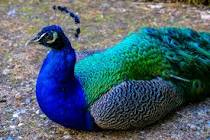
#> input picture im.png, 210 x 140 px
$ python threshold.py
#> lines starting #> are read from the running program, lines starting #| are printed output that depends on the picture; after the words box and inside, x2 and y2 are one past the last pixel; in counts of white or black regions, pixels touching at a corner belong together
import cv2

#reading the image
img = cv2.imread('im.png')
#> img is the input picture: shape (140, 210, 3); mean B, G, R 110.4, 97.5, 77.5

#resizing image
img = cv2.resize(img,(1000,1000))
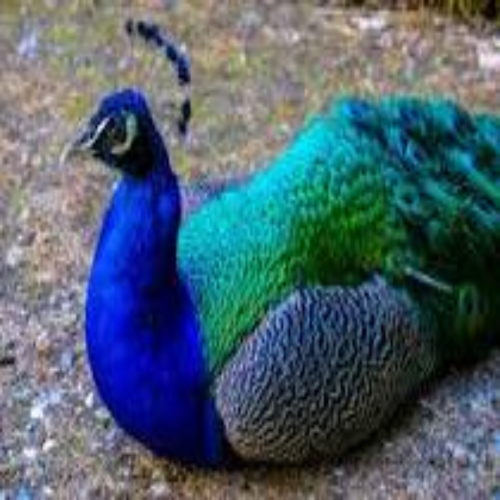
#> img: shape (1000, 1000, 3) (shown at 1/2 size); mean B, G, R 110.3, 97.4, 77.4

#grayscale
img = cv2.imread('im.png',0)
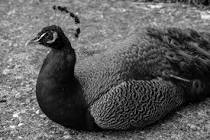
#> img: shape (140, 210); min 0, max 255, mean 92.8

#thresholding
var,t = cv2.threshold(img, 100, 100, cv2.THRESH_BINARY)
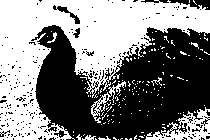
#> t: shape (140, 210); values 0 (black) and 100 (white), 50.4% white; 242 black regions (233 under 20 px), largest, box (x1, y1, x2, y2) and area: (31, 25, 210, 140) 13397, (169, 0, 210, 10) 214, (53, 5, 80, 24) 122

#displaying the image
cv2.imshow('normal',img)
cv2.imshow('threshold',t)
cv2.waitKey()
cv2.destroyAllWindows()

$ run again, with b.jpg saved as im.png
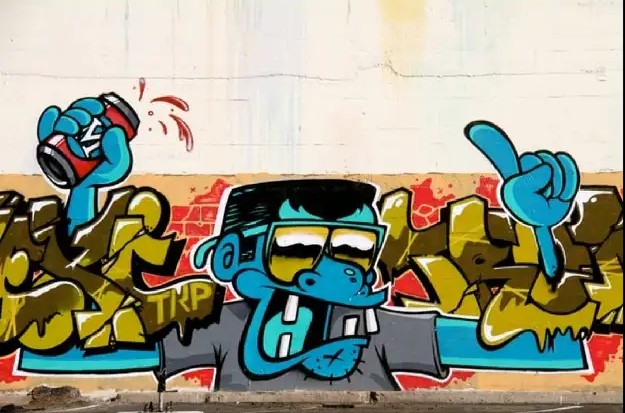
#> input picture b.jpg, 625 x 413 px
#> img is the input picture: shape (413, 625, 3); mean B, G, R 134.8, 154.4, 155.3
#> `img = cv2.imread('im.png',0)`:
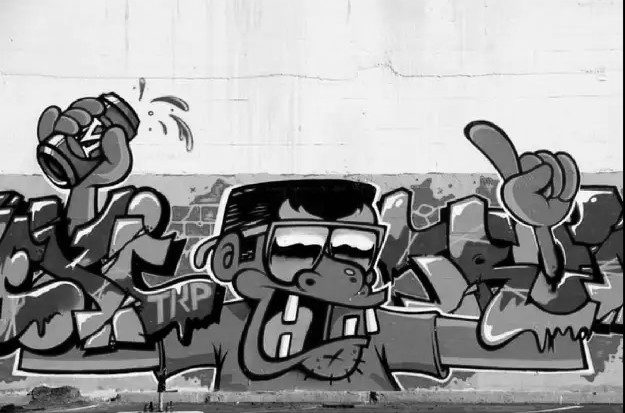
#> img: shape (413, 625); min 0, max 255, mean 151.9
#> `var,t = cv2.threshold(img, 100, 100, cv2.THRESH_BINARY)`:
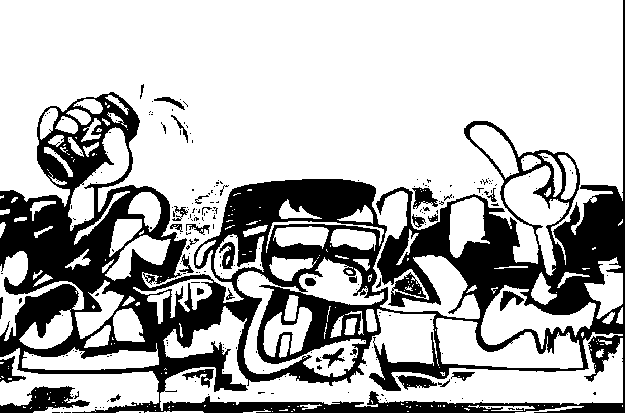
#> t: shape (413, 625); values 0 (black) and 100 (white), 71.2% white; 240 black regions (207 under 20 px), largest, box (x1, y1, x2, y2) and area: (0, 0, 625, 413) 69488, (0, 386, 90, 413) 1178, (396, 375, 437, 390) 332

$ run again, with image1.jpg saved as im.png
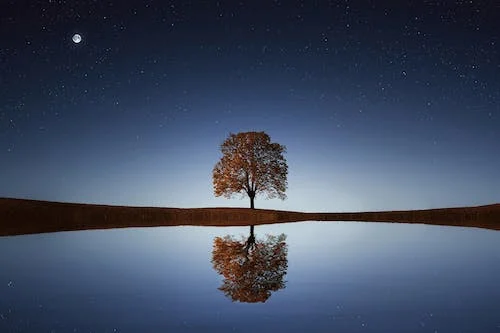
#> input picture image1.jpg, 500 x 333 px
#> img is the input picture: shape (333, 500, 3); mean B, G, R 99, 77.2, 65.6
#> `img = cv2.imread('im.png',0)`:
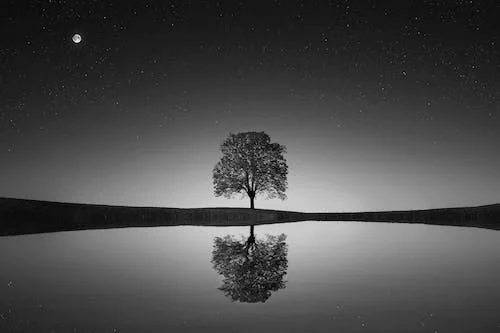
#> img: shape (333, 500); min 0, max 244, mean 75.7
#> `var,t = cv2.threshold(img, 100, 100, cv2.THRESH_BINARY)`:
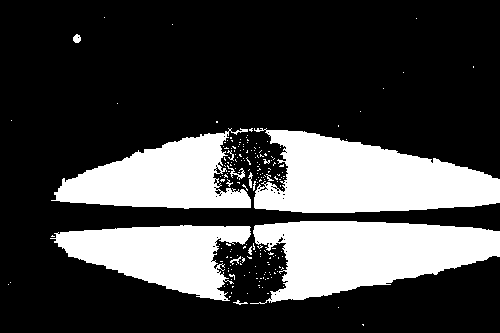
#> t: shape (333, 500); values 0 (black) and 100 (white), 27.1% white; 197 white regions (185 under 20 px), largest, box (x1, y1, x2, y2) and area: (254, 128, 500, 213) 13603, (250, 221, 500, 304) 13036, (51, 128, 251, 209) 9000
